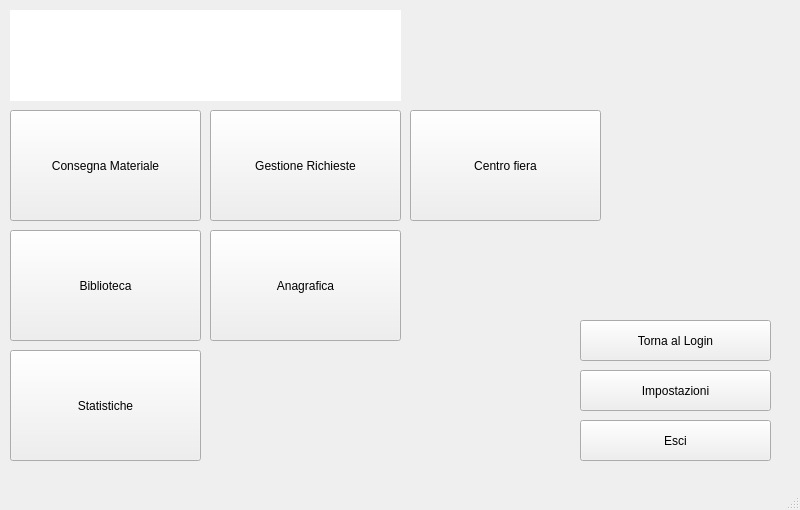
<?xml version="1.0" encoding="UTF-8"?>
<ui version="4.0">
 <class>MainMenu</class>
 <widget class="QMainWindow" name="MainMenu">
  <property name="geometry">
   <rect>
    <x>0</x>
    <y>0</y>
    <width>800</width>
    <height>510</height>
   </rect>
  </property>
  <property name="sizePolicy">
   <sizepolicy hsizetype="Preferred" vsizetype="Preferred">
    <horstretch>3</horstretch>
    <verstretch>0</verstretch>
   </sizepolicy>
  </property>
  <property name="minimumSize">
   <size>
    <width>800</width>
    <height>510</height>
   </size>
  </property>
  <property name="maximumSize">
   <size>
    <width>800</width>
    <height>510</height>
   </size>
  </property>
  <property name="windowTitle">
   <string>GeRiCo</string>
  </property>
  <widget class="QWidget" name="centralwidget">
   <widget class="QPushButton" name="BtnMenuEsci">
    <property name="geometry">
     <rect>
      <x>580</x>
      <y>420</y>
      <width>191</width>
      <height>41</height>
     </rect>
    </property>
    <property name="text">
     <string>Esci</string>
    </property>
   </widget>
   <widget class="QPushButton" name="BtnMenuLogin">
    <property name="geometry">
     <rect>
      <x>580</x>
      <y>320</y>
      <width>191</width>
      <height>41</height>
     </rect>
    </property>
    <property name="text">
     <string>Torna al Login</string>
    </property>
   </widget>
   <widget class="QPushButton" name="BtnConsegnaMateriale">
    <property name="geometry">
     <rect>
      <x>10</x>
      <y>110</y>
      <width>191</width>
      <height>111</height>
     </rect>
    </property>
    <property name="text">
     <string>Consegna Materiale</string>
    </property>
   </widget>
   <widget class="QPushButton" name="btnCentroFiera">
    <property name="geometry">
     <rect>
      <x>410</x>
      <y>110</y>
      <width>191</width>
      <height>111</height>
     </rect>
    </property>
    <property name="text">
     <string>Centro fiera</string>
    </property>
   </widget>
   <widget class="QGraphicsView" name="graphicsView">
    <property name="geometry">
     <rect>
      <x>10</x>
      <y>10</y>
      <width>391</width>
      <height>91</height>
     </rect>
    </property>
    <property name="frameShape">
     <enum>QFrame::NoFrame</enum>
    </property>
   </widget>
   <widget class="QPushButton" name="btnBiblioteca">
    <property name="geometry">
     <rect>
      <x>10</x>
      <y>230</y>
      <width>191</width>
      <height>111</height>
     </rect>
    </property>
    <property name="text">
     <string>Biblioteca</string>
    </property>
   </widget>
   <widget class="QPushButton" name="btnAnagrafica">
    <property name="geometry">
     <rect>
      <x>210</x>
      <y>230</y>
      <width>191</width>
      <height>111</height>
     </rect>
    </property>
    <property name="text">
     <string>Anagrafica</string>
    </property>
   </widget>
   <widget class="QPushButton" name="btnStatistiche">
    <property name="geometry">
     <rect>
      <x>10</x>
      <y>350</y>
      <width>191</width>
      <height>111</height>
     </rect>
    </property>
    <property name="text">
     <string>Statistiche</string>
    </property>
   </widget>
   <widget class="QPushButton" name="btnImpostazioni">
    <property name="geometry">
     <rect>
      <x>580</x>
      <y>370</y>
      <width>191</width>
      <height>41</height>
     </rect>
    </property>
    <property name="text">
     <string>Impostazioni</string>
    </property>
   </widget>
   <widget class="QPushButton" name="btnRichieste">
    <property name="geometry">
     <rect>
      <x>210</x>
      <y>110</y>
      <width>191</width>
      <height>111</height>
     </rect>
    </property>
    <property name="text">
     <string>Gestione Richieste</string>
    </property>
   </widget>
  </widget>
  <widget class="QMenuBar" name="menubar">
   <property name="geometry">
    <rect>
     <x>0</x>
     <y>0</y>
     <width>800</width>
     <height>22</height>
    </rect>
   </property>
  </widget>
  <widget class="QStatusBar" name="statusbar"/>
 </widget>
 <resources/>
 <connections/>
</ui>
